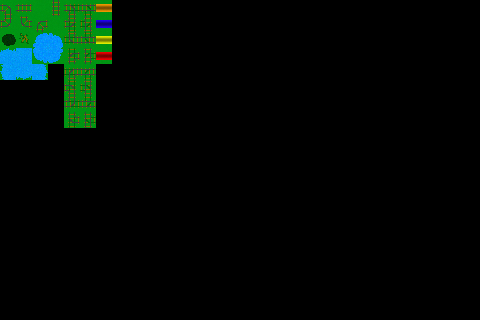

Rendered tile map (Tiled .tmx) drawn with the repository's tilesets; below, a short description and the full map source, tile grids included:
An orthogonal 30x20 tile map with 16x16 px tiles, 1 tile layer (Kachelebene 1).

<map version="1.8" tiledversion="1.8.6" orientation="orthogonal" renderorder="right-down" width="30" height="20" tilewidth="16" tileheight="16" infinite="0" nextlayerid="2" nextobjectid="1">
 <tileset firstgid="1" source="Trainz.tsx" />
 <layer id="1" name="Kachelebene 1" width="30" height="20">
  <data encoding="csv">
1,2,3,2684354562,4,5,6,0,0,0,0,0,0,0,0,0,0,0,0,0,0,0,0,0,0,0,0,0,0,0,
2684354561,3221225473,1610612737,2684354563,2684354564,2684354565,7,0,0,0,0,0,0,0,0,0,0,0,0,0,0,0,0,0,0,0,0,0,0,0,
10,11,12,2684354572,3221225476,3221225477,8,0,0,0,0,0,0,0,0,0,0,0,0,0,0,0,0,0,0,0,0,0,0,0,
14,13,1610612748,3221225484,1610612740,1610612741,9,0,0,0,0,0,0,0,0,0,0,0,0,0,0,0,0,0,0,0,0,0,0,0,
1610612750,3221225486,2684354574,0,2147483652,2147483653,0,0,0,0,0,0,0,0,0,0,0,0,0,0,0,0,0,0,0,0,0,0,0,0,
0,0,0,0,3758096388,3758096389,0,0,0,0,0,0,0,0,0,0,0,0,0,0,0,0,0,0,0,0,0,0,0,0,
0,0,0,0,1073741828,1073741829,0,0,0,0,0,0,0,0,0,0,0,0,0,0,0,0,0,0,0,0,0,0,0,0,
0,0,0,0,536870916,536870917,0,0,0,0,0,0,0,0,0,0,0,0,0,0,0,0,0,0,0,0,0,0,0,0,
0,0,0,0,0,0,0,0,0,0,0,0,0,0,0,0,0,0,0,0,0,0,0,0,0,0,0,0,0,0,
0,0,0,0,0,0,0,0,0,0,0,0,0,0,0,0,0,0,0,0,0,0,0,0,0,0,0,0,0,0,
0,0,0,0,0,0,0,0,0,0,0,0,0,0,0,0,0,0,0,0,0,0,0,0,0,0,0,0,0,0,
0,0,0,0,0,0,0,0,0,0,0,0,0,0,0,0,0,0,0,0,0,0,0,0,0,0,0,0,0,0,
0,0,0,0,0,0,0,0,0,0,0,0,0,0,0,0,0,0,0,0,0,0,0,0,0,0,0,0,0,0,
0,0,0,0,0,0,0,0,0,0,0,0,0,0,0,0,0,0,0,0,0,0,0,0,0,0,0,0,0,0,
0,0,0,0,0,0,0,0,0,0,0,0,0,0,0,0,0,0,0,0,0,0,0,0,0,0,0,0,0,0,
0,0,0,0,0,0,0,0,0,0,0,0,0,0,0,0,0,0,0,0,0,0,0,0,0,0,0,0,0,0,
0,0,0,0,0,0,0,0,0,0,0,0,0,0,0,0,0,0,0,0,0,0,0,0,0,0,0,0,0,0,
0,0,0,0,0,0,0,0,0,0,0,0,0,0,0,0,0,0,0,0,0,0,0,0,0,0,0,0,0,0,
0,0,0,0,0,0,0,0,0,0,0,0,0,0,0,0,0,0,0,0,0,0,0,0,0,0,0,0,0,0,
0,0,0,0,0,0,0,0,0,0,0,0,0,0,0,0,0,0,0,0,0,0,0,0,0,0,0,0,0,0
</data>
 </layer>
</map>
